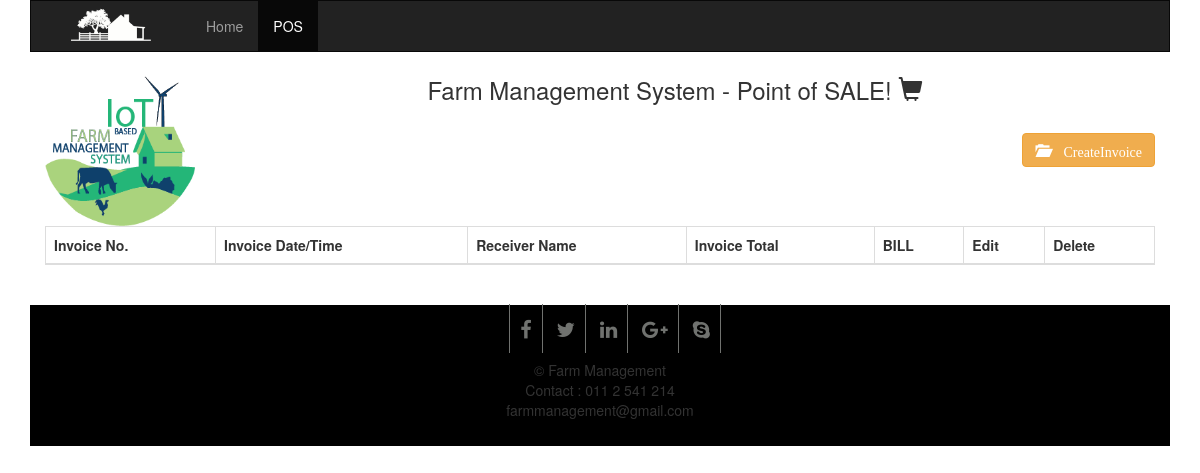
The app's page /invoice.php, older data.
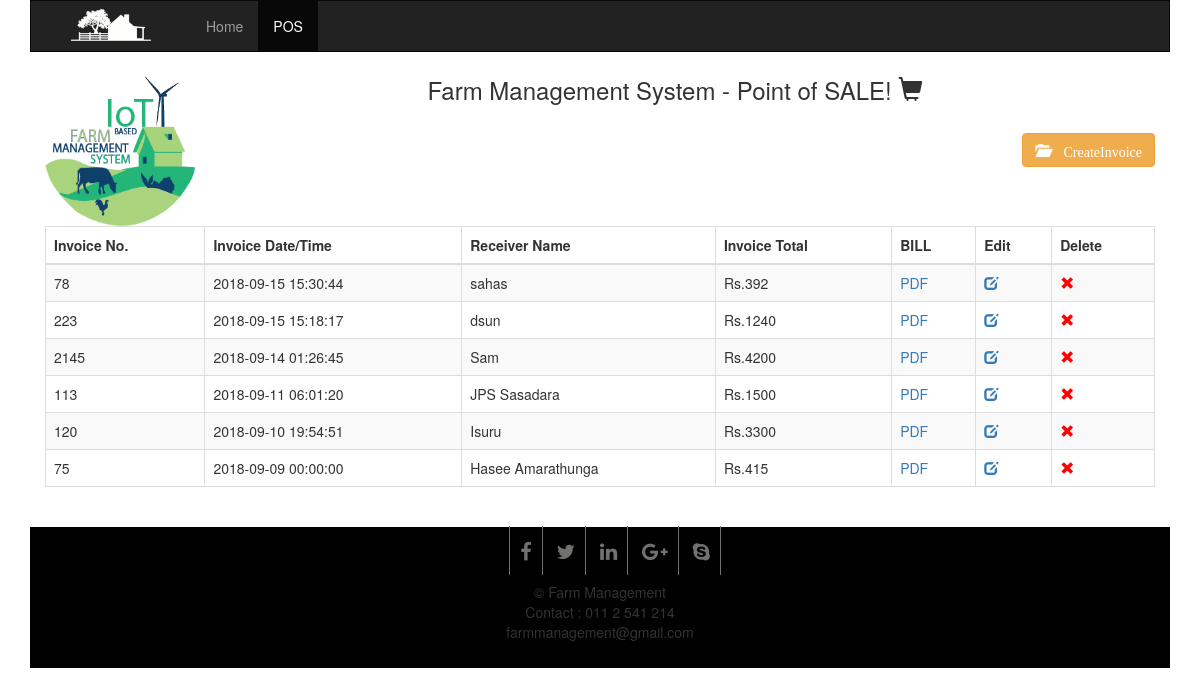
The same page, newer data.
### tables this page shows
CREATE TABLE `tbl_order` (
  `order_id` int(11) NOT NULL,
  `order_no` varchar(50) NOT NULL,
  `order_date` date NOT NULL,
  `order_receiver_name` varchar(250) NOT NULL,
  `order_receiver_address` text NOT NULL,
  `order_total_amount` float DEFAULT NULL,
  `order_datetime` datetime NOT NULL
);

### invoice.php (the view, shortened to what the changed rows need)
<?php
  include('database_connection.php');
  $statement = $connect->prepare("
    SELECT * FROM tbl_order
    ORDER BY order_id DESC
  ");
  $statement->execute();
  $all_result = $statement->fetchAll();
  $total_rows = $statement->rowCount();
?>
<!DOCTYPE html>
<html lang="en">
<head>
<link href="https://maxcdn.bootstrapcdn.com/font-awesome/4.4.0/css/font-awesome.min.css" rel="stylesheet"/>
<link rel="stylesheet" href="https://maxcdn.bootstrapcdn.com/bootstrap/3.3.7/css/bootstrap.min.css">
<link rel="stylesheet" href="css/dataTables.bootstrap.min.css">
</head>
<body>
<div class="container">
<link rel="stylesheet" href="css/datepicker.css">
<link href="https://cdn.jsdelivr.net/npm/gijgo@1.9.10/css/gijgo.min.css" rel="stylesheet" type="text/css" />
<div class="container-fluid">
  <?php
  if(isset($_GET["add"]))
  {
  ?>
  <form method="post" id="invoice_form">
    <div class="table-responsive">
    <table class="table table-bordered">
    <tr>
    <td colspan="2" align="center"><h2 style="margin-top:10.5px"><span class="glyphicon glyphicon-folder-open"> Create Invoice</h2></td>
    </tr>
    <tr>
    <td colspan="2">
      <div class="row">
        <div class="col-md-8">
          To,<br />
            <b>RECEIVER (BILL TO)</b><br />
            <input type="text" name="order_receiver_name" id="order_receiver_name" class="form-control input-sm" placeholder="Enter Receiver Name" />
            <textarea name="order_receiver_address" id="order_receiver_address" class="form-control" placeholder="Enter Billing Address"></textarea>
        </div>
        <div class="col-md-4">
          Reverse Charge<br />
          <input type="text" name="order_no" id="order_no" class="form-control input-sm" placeholder="Enter Invoice No." />
          <input type="text" name="order_date" id="order_date" class="form-control input-sm" readonly placeholder="Select Invoice Date" />
        </div>
      </div>
      <br />
      <table id="invoice-item-table" class="table table-bordered">
        <tr>
          <th width="7%">Sr No.</th>
          <th width="10%">Item Type</th>
          <th width="15%">Item Name</th>
          <th width="5%">Quantity</th>
          <th width="10%">Price</th>
          <th width="10%">Actual Amt.</th>
          <th width="3%"></th>
        </tr>
        <tr>
          <td><span id="sr_no">1</span></td>
          <td>
          <select class="form-control" id="type" name="type" onchange="SelectProduct(this,0);">
            <option value="empty">Select a productType</option>
            <option value="vegetables">vegetables</option>
            <option value="fruits">fruits</option>
            <option value="milkproduct">milkproduct</option>
            <option value="others">others</option>
            </select>
          </td>
          <td>
          <select class="form-control" id="item_name0" name="item_name[]">
                <option value="0">Select a product</option>
            </select>
          </td>
          <td><input type="text" name="order_item_quantity[]" id="order_item_quantity1" data-srno="1" class="form-control input-sm order_item_quantity" /></td>
          <td><input type="text" name="order_item_price[]" id="order_item_price1" data-srno="1" class="form-control input-sm number_only order_item_price" /></td>
          <td><input type="text" name="order_item_actual_amount[]" id="order_item_actual_amount1" data-srno="1" class="form-control input-sm order_item_actual_amount" readonly /></td>
          <td></td>
        </tr>
        </table>
        <div align="right">
          <button type="button" name="add_row" id="add_row" class="btn btn-success btn-xs">+</button>
        </div>
        </td>
      </tr>
      <tr>
        <td align="right"><b>Total</td>
        <td align="right"><b><span id="final_total_amt"></span></b></td>
      </tr>
      <tr>
            <td colspan="2"></td>
          </tr>
          <tr>
            <td colspan="2" align="center">
              <input type="hidden" name="total_item" id="total_item" value="1" />
              <input type="submit" name="create_invoice" id="create_invoice" class="btn btn-warning" value="Create" />
            </td>
          </tr>
      </table>
    </div>
  </form>
  <script>
  $(document).ready(function(){
    var final_total_amt = $('#final_total_amt').text();
    var count = 1;
    $(document).on('click', '#add_row', function(){
      count++;
      $('#total_item').val(count);
      var html_code = '';
      html_code += '<tr id="row_id_'+count+'">';
      html_code += '<td><span id="sr_no">'+count+'</span></td>';
      //html_code += '<td><input type="text" name="item_name[]" id="item_name'+count+'" class="form-control input-sm" /></td>';
    html_code += '<td>'+
                  '<select class="form-control" id="type'+count+'" name="type" onchange="SelectProduct(this,'+count+');">'+
                    '<option value="empty">Select a productType</option>'+
                    '<option value="vegetables">vegetables</option>'+
                    '<option value="fruits">fruits</option>'+
                    '<option value="milkproduct">milkproduct</option>'+
                    '<option value="others">others</option>'+
                    '</select>'+
                  '</td>';
      html_code +='<td>'+
                  '<select class="form-control" id="item_name'+count+'" name="item_name[]">'+
                        '<option value="0">Select a product</option>'+
                    '</select></td>';
      html_code += '<td><input type="text" name="order_item_quantity[]" id="order_item_quantity'+count+'" data-srno="'+count+'" class="form-control input-sm number_only order_item_quantity" /></td>';
      html_code += '<td><input type="text" name="order_item_price[]" id="order_item_price'+count+'" data-srno="'+count+'" class="form-control input-sm number_only order_item_price" /></td>';
      html_code += '<td><input type="text" name="order_item_actual_amount[]" id="order_item_actual_amount'+count+'" data-srno="'+count+'" class="form-control input-sm order_item_actual_amount" readonly /></td>';
      html_code += '<td><button type="button" name="remove_row" id="'+count+'" class="btn btn-danger btn-xs remove_row">X</button></td>';
      html_code += '</tr>';
      $('#invoice-item-table').append(html_code);
    });
    $(document).on('click', '.remove_row', function(){
      var row_id = $(this).attr("id");
      var total_item_amount = $('#order_item_final_amount'+row_id).val();
      var final_amount = $('#final_total_amt').text();
      var result_amount = parseFloat(final_amount) - parseFloat(total_item_amount);
      $('#final_total_amt').text(result_amount);
      $('#row_id_'+row_id).remove();
      count--;
      $('#total_item').val(count);
    });
    function cal_final_total(count)
    {
      var final_item_total = 0;
      for(j=1; j<=count; j++)
      {
        var quantity = 0;
        var price = 0;
        var actual_amount = 0;
        var item_total = 0;
        quantity = $('#order_item_quantity'+j).val();
        if(quantity > 0)
        {
          price = $('#order_item_price'+j).val();
          if(price > 0)
          {
            actual_amount = parseFloat(quantity) * parseFloat(price);
            $('#order_item_actual_amount'+j).val(actual_amount);
            item_total = parseFloat(actual_amount) ;
            final_item_total = parseFloat(final_item_total) + parseFloat(item_total);
            $('#order_item_final_amount'+j).val(item_total);
          }
        }
      }
      $('#final_total_amt').text(final_item_total);
    }
    $(document).on('blur', '.order_item_price', function(){
      cal_final_total(count);
    });
    $('#create_invoice').click(function(){
      if($.trim($('#order_receiver_name').val()).length == 0)
      {
        swal("Please Enter Reciever Name");
        return false;
      }
      if($.trim($('#order_no').val()).length == 0)
      {
        swal("Please Enter Invoice Number");
        return false;
      }
      /*
      if($.trim($('#order_date').val()).length == 0)
      {
        alert("Please Select Invoice Date");
        return false;
      }*/
      for(var no=1; no<=count; no++)
      {
        /*if($.trim($('#item_name'+no).val()).length == 0)
        {
          swal("Please Enter Item Name");
          $('#item_name'+no).focus();
          return false;
        }*/
        if($.trim($('#order_item_quantity'+no).val()).length == 0)
        {
          swal("Please Enter Quantity");
          $('#order_item_quantity'+no).focus();
          return false;
        }
        if($.trim($('#order_item_price'+no).val()).length == 0)
        {
          swal("Please Enter Price");
          $('#order_item_price'+no).focus();
          return false;
        }
      }
      $('#invoice_form').submit();
    });
  });
  </script>
  <?php
}
else
{
?>
<br />
<br />
<table id="data-table" class="table table-bordered table-striped">
  <thead>
    <tr>
      <th>Invoice No.</th>
      <th>Invoice Date/Time</th>
      <th>Receiver Name</th>
      <th>Invoice Total</th>
      <th>BILL</th>
      <th>Edit</th>
      <th>Delete</th>
    </tr>
  </thead>
  <?php
  if($total_rows > 0)
  {
    foreach($all_result as $row)
    {
      echo '
      <tr>
        <td>'.$row["order_no"].'</td>
        <td>'.$row["order_datetime"].'</td>
        <td>'.$row["order_receiver_name"].'</td>
        <td>Rs.'.$row["order_total_amount"].'</td>
        <td><a href="print_invoice.php?pdf=1&id='.$row["order_id"].'">PDF</a></td>
        <td><a href="invoice.php?update=1&id='.$row["order_id"].'"><span class="glyphicon glyphicon-edit"></span></a></td>
        <td><a href="#" id="'.$row["order_id"].'" class="delete"><font color="#ff0000"><span class="glyphicon glyphicon-remove"></font></span></a></td>
      </tr>
    ';
    }
  }
  ?>
</table>
<?php
  }
?>
</div>
<br>
</div>
  </body>
</html>

Row changes from the older to the newer data that the page shows:
added tbl_order: order_no "78", order_datetime "2018-09-15 15:30:44", order_receiver_name "sahas", order_total_amount "392"
added tbl_order: order_no "223", order_datetime "2018-09-15 15:18:17", order_receiver_name "dsun", order_total_amount "1240"
added tbl_order: order_no "2145", order_datetime "2018-09-14 01:26:45", order_receiver_name "Sam", order_total_amount "4200"
added tbl_order: order_no "113", order_datetime "2018-09-11 06:01:20", order_receiver_name "JPS Sasadara", order_total_amount "1500"
added tbl_order: order_no "120", order_datetime "2018-09-10 19:54:51", order_receiver_name "Isuru", order_total_amount "3300"
added tbl_order: order_no "75", order_datetime "2018-09-09 00:00:00", order_receiver_name "Hasee Amarathunga", order_total_amount "415"
